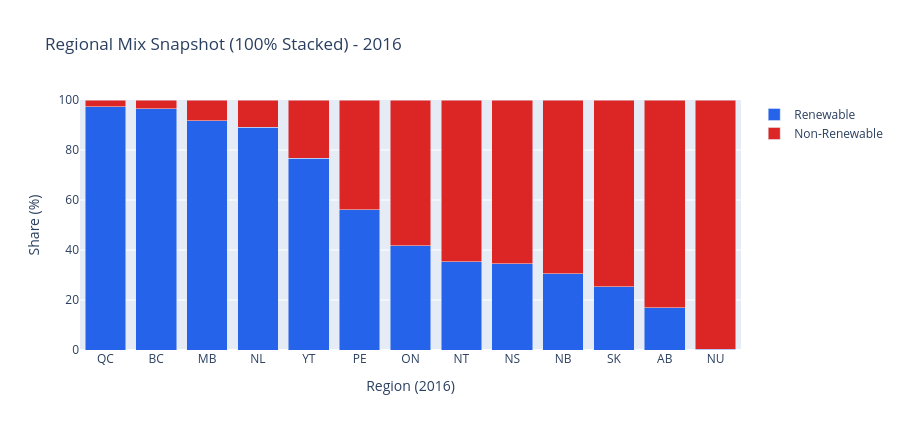
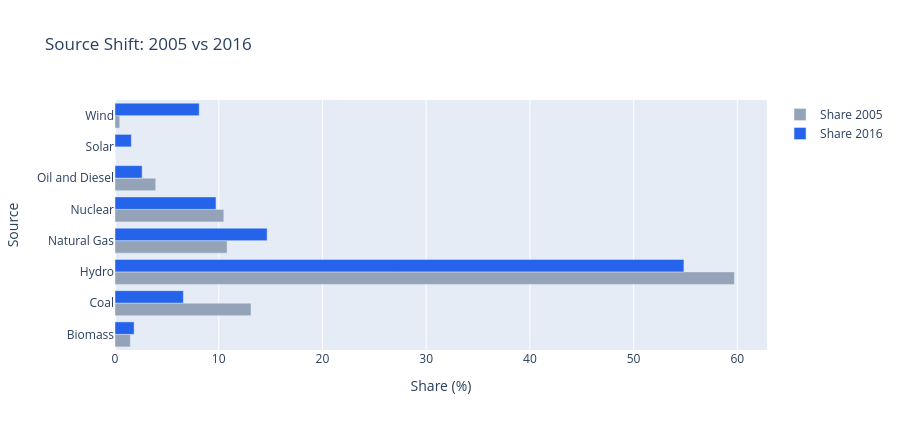
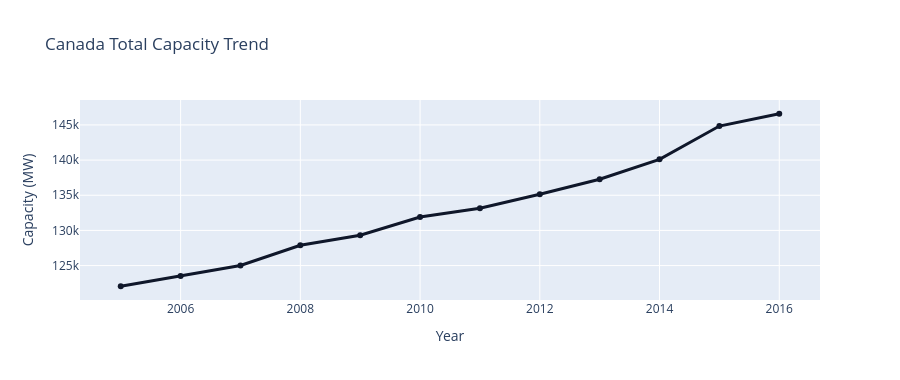
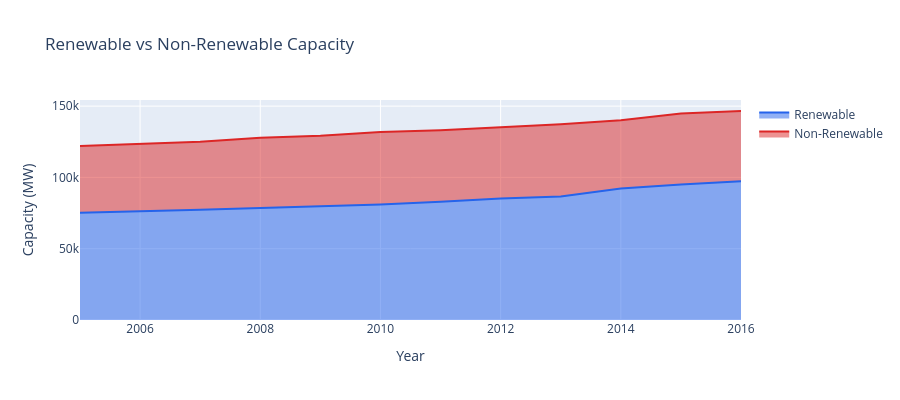

The cell these charts' notebook holds for them, in order:
### Markdown cell above
## Transition Structure Across Regions and Sources

Before moving into model selection, this section establishes the structural evidence used in the app as well: regional renewable share, the shift in Canada’s source composition over time, the national capacity trend, the renewable versus non-renewable split, and the latest source mix. Together, these views separate regional comparison from national aggregation and make the transition pattern easier to interpret.

### Code cell
latest_year = int(base["Year"].max())
start_year = int(base["Year"].min())

renewable_sources = ["Hydro", "Solar", "Wind", "Tidal", "Wave", "Biomass", "Geothermal"]

# 1) Regional 100% stacked mix (exclude national aggregate Canada).
regional_latest = (
    region_only[region_only["Year"] == latest_year]
    .assign(EnergyType=lambda d: np.where(d["Source"].isin(renewable_sources), "Renewable", "Non-Renewable"))
    .groupby(["Region", "EnergyType"], as_index=False)["Data"]
    .sum()
)
regional_tot = regional_latest.groupby("Region", as_index=False)["Data"].sum().rename(columns={"Data": "Tot"})
regional_mix = regional_latest.merge(regional_tot, on="Region", how="left")
regional_mix["SharePct"] = np.where(regional_mix["Tot"] > 0, 100.0 * regional_mix["Data"] / regional_mix["Tot"], 0.0)

order_regions = (
    regional_mix[regional_mix["EnergyType"] == "Renewable"]
    .sort_values("SharePct", ascending=False)["Region"]
    .tolist()
)

fig_regional_mix = px.bar(
    regional_mix,
    x="Region",
    y="SharePct",
    color="EnergyType",
    barmode="stack",
    category_orders={"Region": order_regions, "EnergyType": ["Renewable", "Non-Renewable"]},
    color_discrete_map={"Renewable": "#2563eb", "Non-Renewable": "#dc2626"},
    labels={"SharePct": "Share (%)", "EnergyType": "Energy type"},
    title=f"Regional Mix Snapshot (100% Stacked) - {latest_year}",
)
fig_regional_mix.update_yaxes(range=[0, 100])
fig_regional_mix.update_layout(height=430, legend_title_text="", xaxis_title=f"Region ({latest_year})")
fig_regional_mix.show()

# 2) Source shift in Canada from the first to the latest year.
a = canada_only[canada_only["Year"] == start_year].groupby("Source", as_index=False)["Data"].sum()
b = canada_only[canada_only["Year"] == latest_year].groupby("Source", as_index=False)["Data"].sum()
src = sorted(set(a["Source"]).union(set(b["Source"])))
a = a.set_index("Source").reindex(src, fill_value=0).reset_index()
b = b.set_index("Source").reindex(src, fill_value=0).reset_index()
ta = float(a["Data"].sum())
tb = float(b["Data"].sum())
comp = pd.DataFrame(
    {
        "Source": src,
        f"Share {start_year}": [100.0 * float(v) / ta if ta > 0 else 0.0 for v in a["Data"]],
        f"Share {latest_year}": [100.0 * float(v) / tb if tb > 0 else 0.0 for v in b["Data"]],
    }
)
source_shift_long = comp.melt(
    id_vars="Source",
    value_vars=[f"Share {start_year}", f"Share {latest_year}"],
    var_name="Year",
    value_name="SharePct",
)

fig_source_shift = px.bar(
    source_shift_long,
    x="SharePct",
    y="Source",
    color="Year",
    barmode="group",
    orientation="h",
    color_discrete_map={f"Share {start_year}": "#94a3b8", f"Share {latest_year}": "#2563eb"},
    labels={"SharePct": "Share (%)"},
    title=f"Source Shift: {start_year} vs {latest_year}",
)
fig_source_shift.update_layout(height=430, legend_title_text="")
fig_source_shift.show()

# 3) Canada total capacity trend.
can_total = canada_only.groupby("Year", as_index=False)["Data"].sum()
fig_can_total = px.line(
    can_total,
    x="Year",
    y="Data",
    markers=True,
    labels={"Data": "Capacity (MW)"},
    title="Canada Total Capacity Trend",
)
fig_can_total.update_traces(line={"width": 3, "color": "#0f172a"})
fig_can_total.update_layout(height=380)
fig_can_total.show()

# 4) Canada renewable vs non-renewable over time.
can_mix_time = (
    canada_only
    .assign(EnergyType=lambda d: np.where(d["Source"].isin(renewable_sources), "Renewable", "Non-Renewable"))
    .groupby(["Year", "EnergyType"], as_index=False)["Data"]
    .sum()
)
piv_mix = can_mix_time.pivot(index="Year", columns="EnergyType", values="Data").fillna(0.0)
if "Renewable" not in piv_mix.columns:
    piv_mix["Renewable"] = 0.0
if "Non-Renewable" not in piv_mix.columns:
    piv_mix["Non-Renewable"] = 0.0

mix_plot = piv_mix.reset_index().melt(
    id_vars="Year",
    value_vars=["Renewable", "Non-Renewable"],
    var_name="EnergyType",
    value_name="Capacity",
)

fig_mix_line = px.area(
    mix_plot,
    x="Year",
    y="Capacity",
    color="EnergyType",
    color_discrete_map={"Renewable": "#2563eb", "Non-Renewable": "#dc2626"},
    title="Renewable vs Non-Renewable Capacity",
    labels={"Capacity": "Capacity (MW)", "EnergyType": "Energy type"},
)
fig_mix_line.update_layout(height=400, legend_title_text="")
fig_mix_line.show()

# 5) Latest Canada source mix doughnut.
share_latest = (
    canada_only[canada_only["Year"] == latest_year]
    .groupby("Source", as_index=False)["Data"]
    .sum()
    .sort_values("Data", ascending=False)
)

fig_donut = px.pie(
    share_latest,
    names="Source",
    values="Data",
    hole=0.52,
    title="Canada Source Mix Donut",
)
fig_donut.update_traces(textposition="inside", textinfo="percent+label")
fig_donut.update_layout(height=430)
fig_donut.show()

### Figure 1 — Plotly figure (JSON) as saved in the notebook; plotly's stock layout.template omitted (floating-point values rounded to 4 significant figures)
{"data": [{"hovertemplate": "Energy type=Renewable<br>Region=%{x}<br>Share (%)=%{y}<extra></extra>", "legendgroup": "Renewable", "marker": {"color": "#2563eb", "pattern": {"shape": ""}}, "name": "Renewable", "orientation": "v", "showlegend": true, "textposition": "auto", "type": "bar", "x": ["AB", "BC", "MB", "NB", "NL", "NS", "NT", "NU", "ON", "PE", "QC", "SK", "YT"], "xaxis": "x", "y": [16.82, 96.54, 91.77, 30.58, 89.1, 34.52, 35.21, 0.2444, 41.69, 56.14, 97.4, 25.21, 76.72], "yaxis": "y"}, {"hovertemplate": "Energy type=Non-Renewable<br>Region=%{x}<br>Share (%)=%{y}<extra></extra>", "legendgroup": "Non-Renewable", "marker": {"color": "#dc2626", "pattern": {"shape": ""}}, "name": "Non-Renewable", "orientation": "v", "showlegend": true, "textposition": "auto", "type": "bar", "x": ["AB", "BC", "MB", "NB", "NL", "NS", "NT", "NU", "ON", "PE", "QC", "SK", "YT"], "xaxis": "x", "y": [83.18, 3.458, 8.229, 69.42, 10.9, 65.48, 64.79, 99.76, 58.31, 43.86, 2.6, 74.79, 23.28], "yaxis": "y"}], "layout": {"barmode": "stack", "height": 430, "legend": {"title": {"text": ""}, "tracegroupgap": 0}, "title": {"text": "Regional Mix Snapshot (100% Stacked) - 2016"}, "xaxis": {"anchor": "y", "categoryarray": ["QC", "BC", "MB", "NL", "YT", "PE", "ON", "NT", "NS", "NB", "SK", "AB", "NU"], "categoryorder": "array", "domain": [0, 1], "title": {"text": "Region (2016)"}}, "yaxis": {"anchor": "x", "domain": [0, 1], "range": [0, 100], "title": {"text": "Share (%)"}}}}

### Figure 2 — Plotly figure (JSON) as saved in the notebook; plotly's stock layout.template omitted (floating-point values rounded to 4 significant figures)
{"data": [{"alignmentgroup": "True", "hovertemplate": "Year=Share 2005<br>Share (%)=%{x}<br>Source=%{y}<extra></extra>", "legendgroup": "Share 2005", "marker": {"color": "#94a3b8", "pattern": {"shape": ""}}, "name": "Share 2005", "offsetgroup": "Share 2005", "orientation": "h", "showlegend": true, "textposition": "auto", "type": "bar", "x": [1.478, 13.11, 59.72, 10.81, 10.49, 3.928, 0.01372, 0.4566], "xaxis": "x", "y": ["Biomass", "Coal", "Hydro", "Natural Gas", "Nuclear", "Oil and Diesel", "Solar", "Wind"], "yaxis": "y"}, {"alignmentgroup": "True", "hovertemplate": "Year=Share 2016<br>Share (%)=%{x}<br>Source=%{y}<extra></extra>", "legendgroup": "Share 2016", "marker": {"color": "#2563eb", "pattern": {"shape": ""}}, "name": "Share 2016", "offsetgroup": "Share 2016", "orientation": "h", "showlegend": true, "textposition": "auto", "type": "bar", "x": [1.843, 6.591, 54.85, 14.67, 9.737, 2.617, 1.576, 8.12], "xaxis": "x", "y": ["Biomass", "Coal", "Hydro", "Natural Gas", "Nuclear", "Oil and Diesel", "Solar", "Wind"], "yaxis": "y"}], "layout": {"barmode": "group", "height": 430, "legend": {"title": {"text": ""}, "tracegroupgap": 0}, "title": {"text": "Source Shift: 2005 vs 2016"}, "xaxis": {"anchor": "y", "domain": [0, 1], "title": {"text": "Share (%)"}}, "yaxis": {"anchor": "x", "domain": [0, 1], "title": {"text": "Source"}}}}

### Figure 3 — Plotly figure (JSON) as saved in the notebook; plotly's stock layout.template omitted (floating-point values rounded to 4 significant figures)
{"data": [{"hovertemplate": "Year=%{x}<br>Capacity (MW)=%{y}<extra></extra>", "legendgroup": "", "line": {"color": "#0f172a", "dash": "solid", "width": 3}, "marker": {"symbol": "circle"}, "mode": "lines+markers", "name": "", "orientation": "v", "showlegend": false, "type": "scatter", "x": [2005, 2006, 2007, 2008, 2009, 2010, 2011, 2012, 2013, 2014, 2015, 2016], "xaxis": "x", "y": [122100.0, 123500.0, 125000.0, 127900.0, 129300.0, 131900.0, 133100.0, 135100.0, 137300.0, 140100.0, 144800.0, 146600.0], "yaxis": "y"}], "layout": {"height": 380, "legend": {"tracegroupgap": 0}, "title": {"text": "Canada Total Capacity Trend"}, "xaxis": {"anchor": "y", "domain": [0, 1], "title": {"text": "Year"}}, "yaxis": {"anchor": "x", "domain": [0, 1], "title": {"text": "Capacity (MW)"}}}}

### Figure 4 — Plotly figure (JSON) as saved in the notebook; plotly's stock layout.template omitted (floating-point values rounded to 4 significant figures)
{"data": [{"fillpattern": {"shape": ""}, "hovertemplate": "Energy type=Renewable<br>Year=%{x}<br>Capacity (MW)=%{y}<extra></extra>", "legendgroup": "Renewable", "line": {"color": "#2563eb"}, "marker": {"symbol": "circle"}, "mode": "lines", "name": "Renewable", "orientation": "v", "showlegend": true, "stackgroup": "1", "type": "scatter", "x": [2005, 2006, 2007, 2008, 2009, 2010, 2011, 2012, 2013, 2014, 2015, 2016], "xaxis": "x", "y": [75270.0, 76050.0, 77240.0, 78570.0, 79900.0, 81060.0, 82970.0, 85170.0, 86700.0, 92160.0, 95060.0, 97320.0], "yaxis": "y"}, {"fillpattern": {"shape": ""}, "hovertemplate": "Energy type=Non-Renewable<br>Year=%{x}<br>Capacity (MW)=%{y}<extra></extra>", "legendgroup": "Non-Renewable", "line": {"color": "#dc2626"}, "marker": {"symbol": "circle"}, "mode": "lines", "name": "Non-Renewable", "orientation": "v", "showlegend": true, "stackgroup": "1", "type": "scatter", "x": [2005, 2006, 2007, 2008, 2009, 2010, 2011, 2012, 2013, 2014, 2015, 2016], "xaxis": "x", "y": [46790.0, 47470.0, 47770.0, 49320.0, 49410.0, 50840.0, 50180.0, 49960.0, 50570.0, 47950.0, 49780.0, 49270.0], "yaxis": "y"}], "layout": {"height": 400, "legend": {"title": {"text": ""}, "tracegroupgap": 0}, "title": {"text": "Renewable vs Non-Renewable Capacity"}, "xaxis": {"anchor": "y", "domain": [0, 1], "title": {"text": "Year"}}, "yaxis": {"anchor": "x", "domain": [0, 1], "title": {"text": "Capacity (MW)"}}}}
